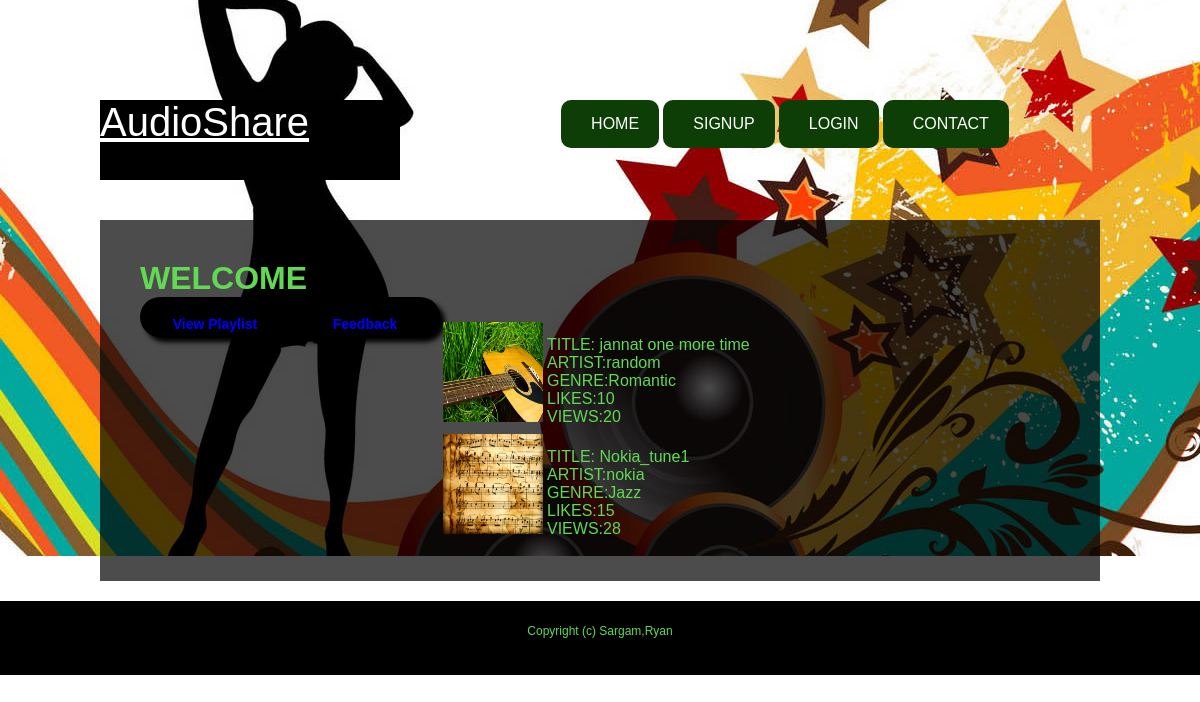
/viewplaylist.php?id=moody@gmail.com, run on the app's committed database.
### tables this page shows
CREATE TABLE IF NOT EXISTS `playlist` (
  `email` varchar(30) NOT NULL,
  `id` int(20) NOT NULL
);

CREATE TABLE IF NOT EXISTS `audio` (
  `id` int(20) NOT NULL AUTO_INCREMENT,
  `title` varchar(20) NOT NULL,
  `artist` varchar(20) NOT NULL,
  `audio_type` varchar(20) NOT NULL,
  `description` varchar(50) NOT NULL,
  `cover` varchar(70) NOT NULL,
  `file` varchar(70) DEFAULT NULL,
  `email` varchar(30) NOT NULL,
  `likes` int(10) NOT NULL,
  `comment` int(10) NOT NULL,
  `views` int(10) NOT NULL,
  PRIMARY KEY (`id`)
);

### viewplaylist.php (the view, shortened to what this page needs)
<html>
<head>
<link href="default.css" rel="stylesheet" type="text/css" media="all" />
</head>
<body style="background-image:url(images/back.jpg);background-height:500px;background-position:center;">
<div id="wrapper">
	<div id="header-wrapper">
		<div id="header" class="container">
			<div id="logo">
				<h2><a href="#">AudioShare</a></h2>
			</div>
			<div id="menu">
		<ul>
			<li class="current_page_item"><a href="home.php">Home</a></li>
			<li><a href="signup.php">SignUp</a></li>
			<li><a href="login.php">Login</a></li>
			<li class="last"><a href="contact.php">Contact</a></li>
		</ul>
		</div>
		</div>
	</div>
	<div id="page" class="container">
		<div id="content" style="width:1200px;">
		<h1> WELCOME <?php ERROR_REPORTING(E_PARSE); $id=$_GET['id']; echo $_GET['v'];?></h1>
			<div id="tab"style="background-color:#000">
					<h4><center><a style="text-decoration:none;color:#00f" href="viewplaylist.php?id=<?php echo $id ?>">View Playlist</a></center></h4>
				</div>
				<div id="tab"style="background-color:#000;">
					<h4><center><a style="text-decoration:none;color:#00f" href="feedback.php?id=<?php echo $id?>">Feedback</a></center></h4>
				</div>
<?php
			$extract=mysql_query("select id from playlist where email='$id'");
?>
			<table>
			<?php
			while($r=mysql_fetch_array($extract)):
			$check=mysql_query(" select * from audio where id=$r[0] ");
			$row=mysql_fetch_array($check);
			?>
				<tr>
					<td class="obj1"> <a href="play.php?id=<?php echo $row['id']?>"><img src="uploads/<?php echo $row['cover']?>" width="100px" height="100px"/> </a> </br>
					</td>
					<td class="obj1">
					</br>TITLE: <?php echo $row['title'];?>
					</br>ARTIST:<?php echo $row['artist'];?>
					</br>GENRE:<?php echo $row['audio_type'];?>
					</br>LIKES:<?php echo $row['likes'];?>
					</br>VIEWS:<?php echo $row['views'];?>
					</td>
				</tr>
			<?php
				endwhile;?>
			</table >
		</div>
	</div>
	<div id="footer">
		<p>Copyright (c) Sargam,Ryan</p>
	</div>
</div>
</body>
</html>

### default.css (style rules this page uses)
html, body { height: 100%; width: 100%; padding: 0; margin: 0; }
#tab { float:left;width:150px; height:40px; font-size:14px;-webkit-border-radius:30px;-webkit-box-shadow:5px 5px 5px #000 }
body { margin: 0; padding: 0; font-family: Arial, Helvetica, sans-serif; font-size: 16px; font-weight: 200; color: #61D953; }
h1, h2, h3 { margin: 0; padding: 0; }
h2 { font-weight: 300; font-size: 2.50em; }
p, ol, ul { margin-top: 0px; }
p { line-height: 180%; }
a { color: #FFFFFF; }
a img { border: none; }
#wrapper { position: relative; width: 100%; min-height: 600px; margin: 100px auto; }
#wrapper { overflow: hidden; }
.container { width: 1000px; margin: 0px auto; }
#header-wrapper { overflow: hidden; height: 80px; margin-bottom: 40px; }
#header { overflow: hidden; }
#logo { float: left; width: 300px; height: 80px; background-color: #000000; }
#menu { width: 1070px; padding: 0px 0px; margin: 0px auto 20px auto; font-size: 15px; color: #000000; }
#menu ul { margin: 0px 0px 0px 0px; padding: 0px 0px; list-style: none; line-height: normal; text-align: center; }
#menu li { display: inline-block; }
#menu a { display: block; padding: 15px 20px 15px 30px; background: #0C3E06; border-radius: 10px; text-decoration: none; text-transform: uppercase; text-align: center; font-family: 'Oswald', sans-serif; font-size: 16px; font-weight: 200; color: #FFFFFF; border: none; }
#menu a:hover, #menu .current_page_item a { text-decoration: none; }
#menu .current_page_item a { background: #0C3E06; color: #FFFFFF; }
#menu .last { border-right: none; }
#page { overflow: hidden; margin-bottom: 20px; }
#content { float: left; width: 600px; padding: 40px; background: rgba(0,0,0,0.70); }
#footer { overflow: hidden; margin: 20px auto 0px auto; padding: 20px 0px; background: rgba(0,0,0,1); }
#footer p { text-align: center; font-size: 12px; }

### data on the page
playlist: audio.cover (picture), audio.title "jannat one more time", audio.artist "random", audio.audio_type "Romantic", audio.likes "10", audio.views "20"
playlist: audio.cover (picture), audio.title "Nokia_tune1", audio.artist "nokia", audio.audio_type "Jazz", audio.likes "15", audio.views "28"
